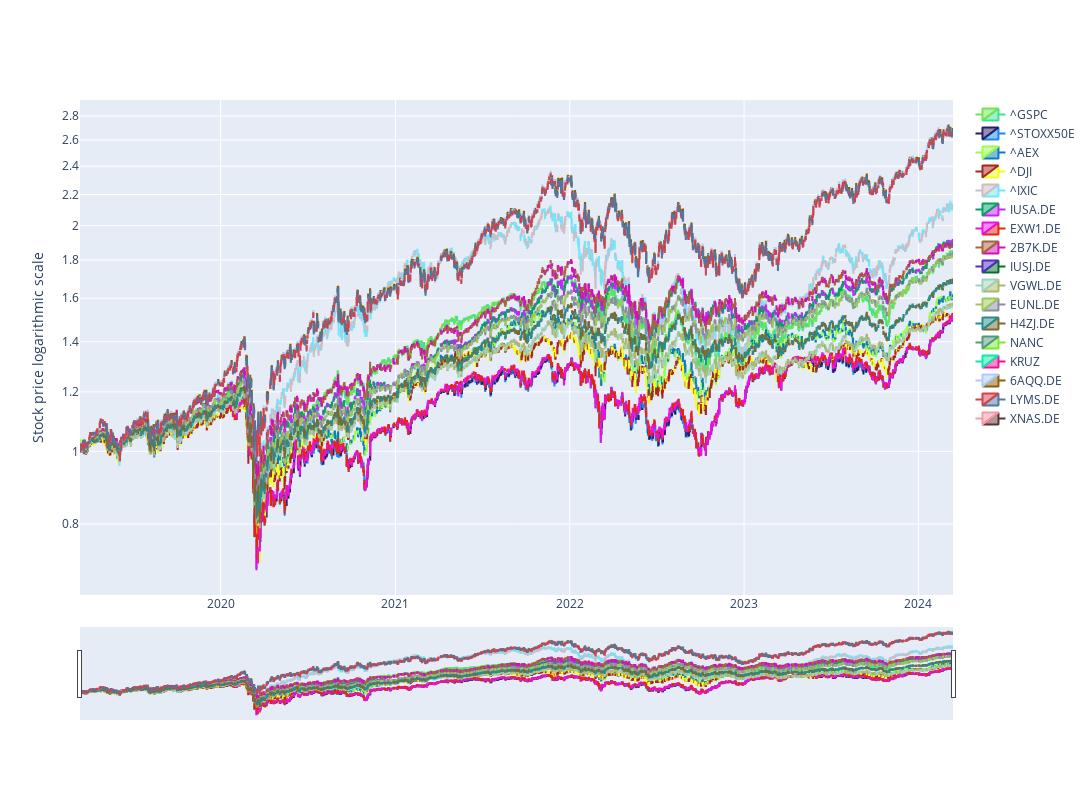

Notebook cell for this chart:
### Code cell
#List of products to be analyzed
indices = ["^GSPC","^STOXX50E",  "^AEX","^DJI", "^IXIC"]
crypto = ["BTC-USD", "USDT-USD", "ETH-USD", "BNB-USD", "SOL-USD", "STETH-USD", "XRP-USD", "USDC-USD", "ADA-USD", "DOGE-USD", "AVAX-USD", "SHIB-USD" ]
stocks = ["NVDA", "ASML", "AMD", "TSM", "APH", "MSFT", "AMZN", "TXN", "ADI", "QCOM"]
etfs = ["IUSA.DE", "EXW1.DE", "2B7K.DE", "IUSJ.MU", "VGWL.DE", "EUNL.DE", "H4ZJ.DE", "NANC", "KRUZ", "6AQQ.DE", "LYMS.DE", "XNAS.DE"]
commodities = ["GC=F", "SI=F", "CL=F", "NG=F", "HG=F", "ZC=F", "ZW=F", "ZS=F", "ZL=F", "ZM=F"]
products = indices + etfs #+ stocks #+ crypto 

# Fetch the historical data for a certain period and interval
df = yf.download(products, period="5y", interval="1d")

#Plot the candlesticks with a logarithmic scale
plot_log_candlesticks(df, products, remove_gaps=False, normalize=True, log_scale=True)

### Figure 1 — Plotly figure (JSON) as saved in the notebook; plotly's stock layout.template omitted (floating-point values rounded to 4 significant figures; data arrays with more than 128 entries replaced by an {"elided": "..."} marker saying what was removed)
{"data": [{"close": {"elided": "1294 float values"}, "decreasing": {"line": {"color": "#43E190"}}, "high": {"elided": "1294 float values"}, "increasing": {"line": {"color": "#70E554"}}, "low": {"elided": "1294 float values"}, "name": "^GSPC", "open": {"elided": "1294 float values"}, "type": "candlestick", "x": {"elided": "1294 str values"}, "xaxis": "x", "yaxis": "y"}, {"close": {"elided": "1294 float values"}, "decreasing": {"line": {"color": "#1888F0"}}, "high": {"elided": "1294 float values"}, "increasing": {"line": {"color": "#271F67"}}, "low": {"elided": "1294 float values"}, "name": "^STOXX50E", "open": {"elided": "1294 float values"}, "type": "candlestick", "x": {"elided": "1294 str values"}, "xaxis": "x", "yaxis": "y"}, {"close": {"elided": "1294 float values"}, "decreasing": {"line": {"color": "#0B7DBA"}}, "high": {"elided": "1294 float values"}, "increasing": {"line": {"color": "#9BFE4C"}}, "low": {"elided": "1294 float values"}, "name": "^AEX", "open": {"elided": "1294 float values"}, "type": "candlestick", "x": {"elided": "1294 str values"}, "xaxis": "x", "yaxis": "y"}, {"close": {"elided": "1294 float values"}, "decreasing": {"line": {"color": "#F4FD24"}}, "high": {"elided": "1294 float values"}, "increasing": {"line": {"color": "#A6281F"}}, "low": {"elided": "1294 float values"}, "name": "^DJI", "open": {"elided": "1294 float values"}, "type": "candlestick", "x": {"elided": "1294 str values"}, "xaxis": "x", "yaxis": "y"}, {"close": {"elided": "1294 float values"}, "decreasing": {"line": {"color": "#71E6FC"}}, "high": {"elided": "1294 float values"}, "increasing": {"line": {"color": "#CFBCC4"}}, "low": {"elided": "1294 float values"}, "name": "^IXIC", "open": {"elided": "1294 float values"}, "type": "candlestick", "x": {"elided": "1294 str values"}, "xaxis": "x", "yaxis": "y"}, {"close": {"elided": "1294 float values"}, "decreasing": {"line": {"color": "#C924F8"}}, "high": {"elided": "1294 float values"}, "increasing": {"line": {"color": "#04A264"}}, "low": {"elided": "1294 float values"}, "name": "IUSA.DE", "open": {"elided": "1294 float values"}, "type": "candlestick", "x": {"elided": "1294 str values"}, "xaxis": "x", "yaxis": "y"}, {"close": {"elided": "1294 float values"}, "decreasing": {"line": {"color": "#E82412"}}, "high": {"elided": "1294 float values"}, "increasing": {"line": {"color": "#EC10E5"}}, "low": {"elided": "1294 float values"}, "name": "EXW1.DE", "open": {"elided": "1294 float values"}, "type": "candlestick", "x": {"elided": "1294 str values"}, "xaxis": "x", "yaxis": "y"}, {"close": {"elided": "1294 float values"}, "decreasing": {"line": {"color": "#D012BA"}}, "high": {"elided": "1294 float values"}, "increasing": {"line": {"color": "#A5653D"}}, "low": {"elided": "1294 float values"}, "name": "2B7K.DE", "open": {"elided": "1294 float values"}, "type": "candlestick", "x": {"elided": "1294 str values"}, "xaxis": "x", "yaxis": "y"}, {"close": {"elided": "1294 null values"}, "decreasing": {"line": {"color": "#06702B"}}, "high": {"elided": "1294 null values"}, "increasing": {"line": {"color": "#4F2FBE"}}, "low": {"elided": "1294 null values"}, "name": "IUSJ.DE", "open": {"elided": "1294 null values"}, "type": "candlestick", "x": {"elided": "1294 str values"}, "xaxis": "x", "yaxis": "y"}, {"close": {"elided": "1294 float values"}, "decreasing": {"line": {"color": "#ABB76C"}}, "high": {"elided": "1294 float values"}, "increasing": {"line": {"color": "#A1D1BB"}}, "low": {"elided": "1294 float values"}, "name": "VGWL.DE", "open": {"elided": "1294 float values"}, "type": "candlestick", "x": {"elided": "1294 str values"}, "xaxis": "x", "yaxis": "y"}, {"close": {"elided": "1294 float values"}, "decreasing": {"line": {"color": "#888DA5"}}, "high": {"elided": "1294 float values"}, "increasing": {"line": {"color": "#9EC85E"}}, "low": {"elided": "1294 float values"}, "name": "EUNL.DE", "open": {"elided": "1294 float values"}, "type": "candlestick", "x": {"elided": "1294 str values"}, "xaxis": "x", "yaxis": "y"}, {"close": {"elided": "1294 float values"}, "decreasing": {"line": {"color": "#796934"}}, "high": {"elided": "1294 float values"}, "increasing": {"line": {"color": "#2A8D8D"}}, "low": {"elided": "1294 float values"}, "name": "H4ZJ.DE", "open": {"elided": "1294 float values"}, "type": "candlestick", "x": {"elided": "1294 str values"}, "xaxis": "x", "yaxis": "y"}, {"close": {"elided": "1294 null values"}, "decreasing": {"line": {"color": "#7AE936"}}, "high": {"elided": "1294 null values"}, "increasing": {"line": {"color": "#529A7D"}}, "low": {"elided": "1294 null values"}, "name": "NANC", "open": {"elided": "1294 null values"}, "type": "candlestick", "x": {"elided": "1294 str values"}, "xaxis": "x", "yaxis": "y"}, {"close": {"elided": "1294 null values"}, "decreasing": {"line": {"color": "#FF0C95"}}, "high": {"elided": "1294 null values"}, "increasing": {"line": {"color": "#0DEBAB"}}, "low": {"elided": "1294 null values"}, "name": "KRUZ", "open": {"elided": "1294 null values"}, "type": "candlestick", "x": {"elided": "1294 str values"}, "xaxis": "x", "yaxis": "y"}, {"close": {"elided": "1294 float values"}, "decreasing": {"line": {"color": "#896008"}}, "high": {"elided": "1294 float values"}, "increasing": {"line": {"color": "#B1C9F8"}}, "low": {"elided": "1294 float values"}, "name": "6AQQ.DE", "open": {"elided": "1294 float values"}, "type": "candlestick", "x": {"elided": "1294 str values"}, "xaxis": "x", "yaxis": "y"}, {"close": {"elided": "1294 float values"}, "decreasing": {"line": {"color": "#5077A1"}}, "high": {"elided": "1294 float values"}, "increasing": {"line": {"color": "#CF434B"}}, "low": {"elided": "1294 float values"}, "name": "LYMS.DE", "open": {"elided": "1294 float values"}, "type": "candlestick", "x": {"elided": "1294 str values"}, "xaxis": "x", "yaxis": "y"}, {"close": {"elided": "1294 null values"}, "decreasing": {"line": {"color": "#593631"}}, "high": {"elided": "1294 null values"}, "increasing": {"line": {"color": "#FD97A6"}}, "low": {"elided": "1294 null values"}, "name": "XNAS.DE", "open": {"elided": "1294 null values"}, "type": "candlestick", "x": {"elided": "1294 str values"}, "xaxis": "x", "yaxis": "y"}], "layout": {"height": 800, "width": 1200, "xaxis": {"anchor": "y", "domain": [0, 1]}, "yaxis": {"anchor": "x", "domain": [0, 1], "title": {"text": "Stock price logarithmic scale"}, "type": "log"}}}
